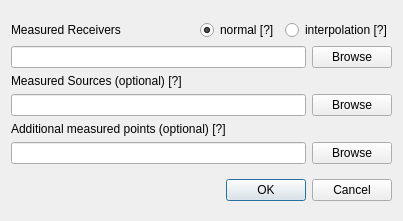
<?xml version="1.0" encoding="UTF-8"?>
<ui version="4.0">
 <class>generate_seisarray</class>
 <widget class="QDialog" name="generate_seisarray">
  <property name="geometry">
   <rect>
    <x>0</x>
    <y>0</y>
    <width>403</width>
    <height>221</height>
   </rect>
  </property>
  <property name="minimumSize">
   <size>
    <width>400</width>
    <height>220</height>
   </size>
  </property>
  <property name="windowTitle">
   <string>Generate new Seismic Array</string>
  </property>
  <property name="windowIcon">
   <iconset>
    <normaloff>../asp3d_icon.png</normaloff>../asp3d_icon.png</iconset>
  </property>
  <layout class="QVBoxLayout" name="verticalLayout_5">
   <item>
    <layout class="QVBoxLayout" name="verticalLayout">
     <item>
      <layout class="QVBoxLayout" name="verticalLayout_4">
       <item>
        <layout class="QHBoxLayout" name="horizontalLayout">
         <item>
          <widget class="QLabel" name="label_rec">
           <property name="sizePolicy">
            <sizepolicy hsizetype="Maximum" vsizetype="Fixed">
             <horstretch>0</horstretch>
             <verstretch>0</verstretch>
            </sizepolicy>
           </property>
           <property name="toolTip">
            <string/>
           </property>
           <property name="text">
            <string>Measured Receivers</string>
           </property>
          </widget>
         </item>
         <item>
          <spacer name="horizontalSpacer">
           <property name="orientation">
            <enum>Qt::Horizontal</enum>
           </property>
           <property name="sizeHint" stdset="0">
            <size>
             <width>40</width>
             <height>20</height>
            </size>
           </property>
          </spacer>
         </item>
         <item>
          <widget class="QRadioButton" name="radioButton_normal">
           <property name="toolTip">
            <string>&lt;!DOCTYPE HTML PUBLIC &quot;-//W3C//DTD HTML 4.0//EN&quot; &quot;http://www.w3.org/TR/REC-html40/strict.dtd&quot;&gt;
&lt;html&gt;&lt;head&gt;&lt;meta name=&quot;qrichtext&quot; content=&quot;1&quot; /&gt;&lt;style type=&quot;text/css&quot;&gt;
p, li { white-space: pre-wrap; }
&lt;/style&gt;&lt;/head&gt;&lt;body style=&quot; font-family:'Sans Serif'; font-size:9pt; font-weight:400; font-style:normal;&quot;&gt;
&lt;p style=&quot; margin-top:0px; margin-bottom:0px; margin-left:0px; margin-right:0px; -qt-block-indent:0; text-indent:0px;&quot;&gt;&lt;span style=&quot; font-family:'Sans'; font-size:10pt;&quot;&gt;Load &lt;/span&gt;&lt;span style=&quot; font-family:'Sans'; font-size:10pt; font-weight:600;&quot;&gt;normal &lt;/span&gt;&lt;span style=&quot; font-family:'Sans'; font-size:10pt;&quot;&gt;measured receiver input file. The input file must be in the following format:&lt;/span&gt;&lt;/p&gt;
&lt;p style=&quot;-qt-paragraph-type:empty; margin-top:0px; margin-bottom:0px; margin-left:0px; margin-right:0px; -qt-block-indent:0; text-indent:0px; font-family:'Sans'; font-size:10pt;&quot;&gt;&lt;br /&gt;&lt;/p&gt;
&lt;p style=&quot; margin-top:0px; margin-bottom:0px; margin-left:0px; margin-right:0px; -qt-block-indent:0; text-indent:0px;&quot;&gt;&lt;span style=&quot; font-family:'Sans'; font-size:10pt;&quot;&gt;Containing in each line, separated by spaces:&lt;/span&gt;&lt;/p&gt;
&lt;p style=&quot;-qt-paragraph-type:empty; margin-top:0px; margin-bottom:0px; margin-left:0px; margin-right:0px; -qt-block-indent:0; text-indent:0px; font-family:'Sans'; font-size:10pt;&quot;&gt;&lt;br /&gt;&lt;/p&gt;
&lt;p style=&quot; margin-top:0px; margin-bottom:0px; margin-left:0px; margin-right:0px; -qt-block-indent:0; text-indent:0px;&quot;&gt;&lt;span style=&quot; font-family:'Sans'; font-size:10pt;&quot;&gt;[trace ID (int)]  [X (float)]  [Y (float)]  [Z (float)] [burried(string; OPTIONAL)]&lt;/span&gt;&lt;/p&gt;
&lt;p style=&quot;-qt-paragraph-type:empty; margin-top:0px; margin-bottom:0px; margin-left:0px; margin-right:0px; -qt-block-indent:0; text-indent:0px; font-family:'Sans'; font-size:10pt;&quot;&gt;&lt;br /&gt;&lt;/p&gt;
&lt;p style=&quot; margin-top:0px; margin-bottom:0px; margin-left:0px; margin-right:0px; -qt-block-indent:0; text-indent:0px;&quot;&gt;&lt;span style=&quot; font-family:'Sans'; font-size:10pt; font-weight:600;&quot;&gt;For example:&lt;/span&gt;&lt;/p&gt;
&lt;p style=&quot; margin-top:0px; margin-bottom:0px; margin-left:0px; margin-right:0px; -qt-block-indent:0; text-indent:0px;&quot;&gt;&lt;span style=&quot; font-family:'Sans'; font-size:10pt;&quot;&gt;Geophone with the trace ID 50 and the coordinates (10.5 [m], 20.4 [m], 30.3 [m]).&lt;/span&gt;&lt;/p&gt;
&lt;p style=&quot;-qt-paragraph-type:empty; margin-top:0px; margin-bottom:0px; margin-left:0px; margin-right:0px; -qt-block-indent:0; text-indent:0px; font-family:'Sans'; font-size:10pt;&quot;&gt;&lt;br /&gt;&lt;/p&gt;
&lt;p style=&quot; margin-top:0px; margin-bottom:0px; margin-left:0px; margin-right:0px; -qt-block-indent:0; text-indent:0px;&quot;&gt;&lt;span style=&quot; font-family:'Sans'; font-size:10pt;&quot;&gt;50  10.5  20.4  30.3&lt;/span&gt;&lt;/p&gt;
&lt;p style=&quot;-qt-paragraph-type:empty; margin-top:0px; margin-bottom:0px; margin-left:0px; margin-right:0px; -qt-block-indent:0; text-indent:0px; font-family:'Sans'; font-size:10pt;&quot;&gt;&lt;br /&gt;&lt;/p&gt;
&lt;p style=&quot; margin-top:0px; margin-bottom:0px; margin-left:0px; margin-right:0px; -qt-block-indent:0; text-indent:0px;&quot;&gt;&lt;span style=&quot; font-family:'Sans'; font-size:10pt;&quot;&gt;Note: Burried status (set to: 'b' or 'B' for burried receivers) is optional, as it is only used for FMTOMO Forward calculation to generate top and bottom interfaces. If not set, every receiver (and source) will be treaded as being located on the surface and used for topopgraphy interpolation.&lt;/span&gt;&lt;/p&gt;&lt;/body&gt;&lt;/html&gt;</string>
           </property>
           <property name="text">
            <string>normal [?]</string>
           </property>
           <property name="checked">
            <bool>true</bool>
           </property>
          </widget>
         </item>
         <item>
          <widget class="QRadioButton" name="radioButton_interpolatable">
           <property name="toolTip">
            <string>&lt;!DOCTYPE HTML PUBLIC &quot;-//W3C//DTD HTML 4.0//EN&quot; &quot;http://www.w3.org/TR/REC-html40/strict.dtd&quot;&gt;
&lt;html&gt;&lt;head&gt;&lt;meta name=&quot;qrichtext&quot; content=&quot;1&quot; /&gt;&lt;style type=&quot;text/css&quot;&gt;
p, li { white-space: pre-wrap; }
&lt;/style&gt;&lt;/head&gt;&lt;body style=&quot; font-family:'Sans Serif'; font-size:9pt; font-weight:400; font-style:normal;&quot;&gt;
&lt;p style=&quot; margin-top:0px; margin-bottom:0px; margin-left:0px; margin-right:0px; -qt-block-indent:0; text-indent:0px;&quot;&gt;&lt;span style=&quot; font-family:'Sans'; font-size:10pt;&quot;&gt;Load&lt;/span&gt;&lt;span style=&quot; font-family:'Sans'; font-size:10pt; font-weight:600;&quot;&gt; &lt;/span&gt;&lt;span style=&quot; font-family:'Sans'; font-size:10pt;&quot;&gt;measured receiver input file that can be &lt;/span&gt;&lt;span style=&quot; font-family:'Sans'; font-size:10pt; font-weight:600;&quot;&gt;interpolated&lt;/span&gt;&lt;span style=&quot; font-family:'Sans'; font-size:10pt;&quot;&gt;. The input file must be in the following format:&lt;/span&gt;&lt;/p&gt;
&lt;p style=&quot;-qt-paragraph-type:empty; margin-top:0px; margin-bottom:0px; margin-left:0px; margin-right:0px; -qt-block-indent:0; text-indent:0px; font-family:'Sans'; font-size:10pt;&quot;&gt;&lt;br /&gt;&lt;/p&gt;
&lt;p style=&quot; margin-top:0px; margin-bottom:0px; margin-left:0px; margin-right:0px; -qt-block-indent:0; text-indent:0px;&quot;&gt;&lt;span style=&quot; font-family:'Sans'; font-size:10pt;&quot;&gt;Containing in each line, separated by spaces:&lt;/span&gt;&lt;/p&gt;
&lt;p style=&quot;-qt-paragraph-type:empty; margin-top:0px; margin-bottom:0px; margin-left:0px; margin-right:0px; -qt-block-indent:0; text-indent:0px; font-family:'Sans'; font-size:10pt;&quot;&gt;&lt;br /&gt;&lt;/p&gt;
&lt;p style=&quot; margin-top:0px; margin-bottom:0px; margin-left:0px; margin-right:0px; -qt-block-indent:0; text-indent:0px;&quot;&gt;&lt;span style=&quot; font-family:'Sans'; font-size:10pt;&quot;&gt;[trace ID (int)] [receiver line ID (int)] [number of the geophone on receiver line (int)]  [X (float)]  [Y (float)]  [Z (float)] [burried(string; OPTIONAL)]&lt;/span&gt;&lt;/p&gt;
&lt;p style=&quot;-qt-paragraph-type:empty; margin-top:0px; margin-bottom:0px; margin-left:0px; margin-right:0px; -qt-block-indent:0; text-indent:0px; font-family:'Sans'; font-size:10pt;&quot;&gt;&lt;br /&gt;&lt;/p&gt;
&lt;p style=&quot; margin-top:0px; margin-bottom:0px; margin-left:0px; margin-right:0px; -qt-block-indent:0; text-indent:0px;&quot;&gt;&lt;span style=&quot; font-family:'Sans'; font-size:10pt; font-weight:600;&quot;&gt;For example:&lt;/span&gt;&lt;/p&gt;
&lt;p style=&quot; margin-top:0px; margin-bottom:0px; margin-left:0px; margin-right:0px; -qt-block-indent:0; text-indent:0px;&quot;&gt;&lt;span style=&quot; font-family:'Sans'; font-size:10pt;&quot;&gt;Third geophone on the second receiver line with the trace ID 50 and the coordinates (10.5 [m], 20.4 [m], 30.3 [m]).&lt;/span&gt;&lt;/p&gt;
&lt;p style=&quot;-qt-paragraph-type:empty; margin-top:0px; margin-bottom:0px; margin-left:0px; margin-right:0px; -qt-block-indent:0; text-indent:0px; font-family:'Sans'; font-size:10pt;&quot;&gt;&lt;br /&gt;&lt;/p&gt;
&lt;p style=&quot; margin-top:0px; margin-bottom:0px; margin-left:0px; margin-right:0px; -qt-block-indent:0; text-indent:0px;&quot;&gt;&lt;span style=&quot; font-family:'Sans'; font-size:10pt;&quot;&gt;50  2  3  10.5  20.4  30.3&lt;/span&gt;&lt;/p&gt;
&lt;p style=&quot;-qt-paragraph-type:empty; margin-top:0px; margin-bottom:0px; margin-left:0px; margin-right:0px; -qt-block-indent:0; text-indent:0px; font-family:'Sans'; font-size:10pt;&quot;&gt;&lt;br /&gt;&lt;/p&gt;
&lt;p style=&quot; margin-top:0px; margin-bottom:0px; margin-left:0px; margin-right:0px; -qt-block-indent:0; text-indent:0px;&quot;&gt;&lt;span style=&quot; font-family:'Sans'; font-size:10pt;&quot;&gt;Note: Burried status (set to: 'b' or 'B' for burried receivers) is optional, as it is only used for FMTOMO Forward calculation to generate top and bottom interfaces. If not set, every receiver (and source) will be treaded as being located on the surface and used for topopgraphy interpolation.&lt;/span&gt;&lt;/p&gt;&lt;/body&gt;&lt;/html&gt;</string>
           </property>
           <property name="text">
            <string>interpolation [?]</string>
           </property>
          </widget>
         </item>
        </layout>
       </item>
       <item>
        <layout class="QHBoxLayout" name="horizontalLayout_4">
         <item>
          <widget class="QLineEdit" name="lineEdit_rec"/>
         </item>
         <item>
          <widget class="QPushButton" name="pushButton_rec">
           <property name="text">
            <string>Browse</string>
           </property>
          </widget>
         </item>
        </layout>
       </item>
      </layout>
     </item>
     <item>
      <layout class="QVBoxLayout" name="verticalLayout_2">
       <item>
        <widget class="QLabel" name="label_src">
         <property name="sizePolicy">
          <sizepolicy hsizetype="Preferred" vsizetype="Fixed">
           <horstretch>0</horstretch>
           <verstretch>0</verstretch>
          </sizepolicy>
         </property>
         <property name="toolTip">
          <string>&lt;!DOCTYPE HTML PUBLIC &quot;-//W3C//DTD HTML 4.0//EN&quot; &quot;http://www.w3.org/TR/REC-html40/strict.dtd&quot;&gt;
&lt;html&gt;&lt;head&gt;&lt;meta name=&quot;qrichtext&quot; content=&quot;1&quot; /&gt;&lt;style type=&quot;text/css&quot;&gt;
p, li { white-space: pre-wrap; }
&lt;/style&gt;&lt;/head&gt;&lt;body style=&quot; font-family:'Sans Serif'; font-size:9pt; font-weight:400; font-style:normal;&quot;&gt;
&lt;p style=&quot; margin-top:0px; margin-bottom:0px; margin-left:0px; margin-right:0px; -qt-block-indent:0; text-indent:0px;&quot;&gt;&lt;span style=&quot; font-family:'Sans'; font-size:10pt;&quot;&gt;Load measured sources input file to improve interpolation precision. The input file must be in the following format:&lt;/span&gt;&lt;/p&gt;
&lt;p style=&quot;-qt-paragraph-type:empty; margin-top:0px; margin-bottom:0px; margin-left:0px; margin-right:0px; -qt-block-indent:0; text-indent:0px; font-family:'Sans'; font-size:10pt;&quot;&gt;&lt;br /&gt;&lt;/p&gt;
&lt;p style=&quot; margin-top:0px; margin-bottom:0px; margin-left:0px; margin-right:0px; -qt-block-indent:0; text-indent:0px;&quot;&gt;&lt;span style=&quot; font-family:'Sans'; font-size:10pt;&quot;&gt;Containing in each line, separated by spaces:&lt;/span&gt;&lt;/p&gt;
&lt;p style=&quot;-qt-paragraph-type:empty; margin-top:0px; margin-bottom:0px; margin-left:0px; margin-right:0px; -qt-block-indent:0; text-indent:0px; font-family:'Sans'; font-size:10pt;&quot;&gt;&lt;br /&gt;&lt;/p&gt;
&lt;p style=&quot; margin-top:0px; margin-bottom:0px; margin-left:0px; margin-right:0px; -qt-block-indent:0; text-indent:0px;&quot;&gt;&lt;span style=&quot; font-family:'Sans'; font-size:10pt;&quot;&gt;[source ID (int)] [X (float)]  [Y (float)]  [Z (float)] [burried(string; OPTIONAL)]&lt;/span&gt;&lt;/p&gt;
&lt;p style=&quot;-qt-paragraph-type:empty; margin-top:0px; margin-bottom:0px; margin-left:0px; margin-right:0px; -qt-block-indent:0; text-indent:0px; font-family:'Sans'; font-size:10pt;&quot;&gt;&lt;br /&gt;&lt;/p&gt;
&lt;p style=&quot; margin-top:0px; margin-bottom:0px; margin-left:0px; margin-right:0px; -qt-block-indent:0; text-indent:0px;&quot;&gt;&lt;span style=&quot; font-family:'Sans'; font-size:10pt; font-weight:600;&quot;&gt;For example:&lt;/span&gt;&lt;/p&gt;
&lt;p style=&quot; margin-top:0px; margin-bottom:0px; margin-left:0px; margin-right:0px; -qt-block-indent:0; text-indent:0px;&quot;&gt;&lt;span style=&quot; font-family:'Sans'; font-size:10pt;&quot;&gt;Shot number 100 with the coordinates (12.3 [m], 100.5 [m], 20.3 [m]).&lt;/span&gt;&lt;/p&gt;
&lt;p style=&quot;-qt-paragraph-type:empty; margin-top:0px; margin-bottom:0px; margin-left:0px; margin-right:0px; -qt-block-indent:0; text-indent:0px; font-family:'Sans'; font-size:10pt;&quot;&gt;&lt;br /&gt;&lt;/p&gt;
&lt;p style=&quot; margin-top:0px; margin-bottom:0px; margin-left:0px; margin-right:0px; -qt-block-indent:0; text-indent:0px;&quot;&gt;&lt;span style=&quot; font-family:'Sans'; font-size:10pt;&quot;&gt;100  12.3  100.5  20.3&lt;/span&gt;&lt;/p&gt;
&lt;p style=&quot;-qt-paragraph-type:empty; margin-top:0px; margin-bottom:0px; margin-left:0px; margin-right:0px; -qt-block-indent:0; text-indent:0px; font-family:'Sans'; font-size:10pt;&quot;&gt;&lt;br /&gt;&lt;/p&gt;
&lt;p style=&quot; margin-top:0px; margin-bottom:0px; margin-left:0px; margin-right:0px; -qt-block-indent:0; text-indent:0px;&quot;&gt;&lt;span style=&quot; font-family:'Sans'; font-size:10pt;&quot;&gt;Note: Burried status (set to: 'b' or 'B' for burried sources) is optional, as it is only used for FMTOMO Forward calculation to generate top and bottom interfaces. If not set, every source (and receiver) will be treaded as being located on the surface and used for topopgraphy interpolation.&lt;/span&gt;&lt;/p&gt;&lt;/body&gt;&lt;/html&gt;</string>
         </property>
         <property name="text">
          <string>Measured Sources (optional) [?]</string>
         </property>
        </widget>
       </item>
       <item>
        <layout class="QHBoxLayout" name="horizontalLayout_5">
         <item>
          <widget class="QLineEdit" name="lineEdit_src"/>
         </item>
         <item>
          <widget class="QPushButton" name="pushButton_src">
           <property name="text">
            <string>Browse</string>
           </property>
          </widget>
         </item>
        </layout>
       </item>
      </layout>
     </item>
     <item>
      <layout class="QVBoxLayout" name="verticalLayout_3">
       <item>
        <widget class="QLabel" name="label_obs">
         <property name="sizePolicy">
          <sizepolicy hsizetype="Preferred" vsizetype="Fixed">
           <horstretch>0</horstretch>
           <verstretch>0</verstretch>
          </sizepolicy>
         </property>
         <property name="toolTip">
          <string>&lt;!DOCTYPE HTML PUBLIC &quot;-//W3C//DTD HTML 4.0//EN&quot; &quot;http://www.w3.org/TR/REC-html40/strict.dtd&quot;&gt;
&lt;html&gt;&lt;head&gt;&lt;meta name=&quot;qrichtext&quot; content=&quot;1&quot; /&gt;&lt;style type=&quot;text/css&quot;&gt;
p, li { white-space: pre-wrap; }
&lt;/style&gt;&lt;/head&gt;&lt;body style=&quot; font-family:'Sans'; font-size:10pt; font-weight:400; font-style:normal;&quot;&gt;
&lt;p style=&quot; margin-top:0px; margin-bottom:0px; margin-left:0px; margin-right:0px; -qt-block-indent:0; text-indent:0px;&quot;&gt;Load measured points input file to improve interpolation precision. The input file must be in the following format:&lt;/p&gt;
&lt;p style=&quot;-qt-paragraph-type:empty; margin-top:0px; margin-bottom:0px; margin-left:0px; margin-right:0px; -qt-block-indent:0; text-indent:0px;&quot;&gt;&lt;/p&gt;
&lt;p style=&quot; margin-top:0px; margin-bottom:0px; margin-left:0px; margin-right:0px; -qt-block-indent:0; text-indent:0px;&quot;&gt;Containing in each line, separated by spaces:&lt;/p&gt;
&lt;p style=&quot;-qt-paragraph-type:empty; margin-top:0px; margin-bottom:0px; margin-left:0px; margin-right:0px; -qt-block-indent:0; text-indent:0px;&quot;&gt;&lt;/p&gt;
&lt;p style=&quot; margin-top:0px; margin-bottom:0px; margin-left:0px; margin-right:0px; -qt-block-indent:0; text-indent:0px;&quot;&gt;[point ID (int)] [X (float)]  [Y (float)]  [Z (float)]&lt;/p&gt;
&lt;p style=&quot;-qt-paragraph-type:empty; margin-top:0px; margin-bottom:0px; margin-left:0px; margin-right:0px; -qt-block-indent:0; text-indent:0px;&quot;&gt;&lt;/p&gt;
&lt;p style=&quot; margin-top:0px; margin-bottom:0px; margin-left:0px; margin-right:0px; -qt-block-indent:0; text-indent:0px;&quot;&gt;&lt;span style=&quot; font-weight:600;&quot;&gt;For example:&lt;/span&gt;&lt;/p&gt;
&lt;p style=&quot; margin-top:0px; margin-bottom:0px; margin-left:0px; margin-right:0px; -qt-block-indent:0; text-indent:0px;&quot;&gt;Point number 100 with the coordinates (12.3 [m], 100.5 [m], 20.3 [m]).&lt;/p&gt;
&lt;p style=&quot;-qt-paragraph-type:empty; margin-top:0px; margin-bottom:0px; margin-left:0px; margin-right:0px; -qt-block-indent:0; text-indent:0px;&quot;&gt;&lt;/p&gt;
&lt;p style=&quot; margin-top:0px; margin-bottom:0px; margin-left:0px; margin-right:0px; -qt-block-indent:0; text-indent:0px;&quot;&gt;100  12.3  100.5  20.3&lt;/p&gt;&lt;/body&gt;&lt;/html&gt;</string>
         </property>
         <property name="text">
          <string>Additional measured points (optional) [?]</string>
         </property>
        </widget>
       </item>
       <item>
        <layout class="QHBoxLayout" name="horizontalLayout_6">
         <item>
          <widget class="QLineEdit" name="lineEdit_pts"/>
         </item>
         <item>
          <widget class="QPushButton" name="pushButton_obs">
           <property name="text">
            <string>Browse</string>
           </property>
          </widget>
         </item>
        </layout>
       </item>
      </layout>
     </item>
    </layout>
   </item>
   <item>
    <widget class="QDialogButtonBox" name="buttonBox">
     <property name="orientation">
      <enum>Qt::Horizontal</enum>
     </property>
     <property name="standardButtons">
      <set>QDialogButtonBox::Cancel|QDialogButtonBox::Ok</set>
     </property>
    </widget>
   </item>
  </layout>
 </widget>
 <resources/>
 <connections>
  <connection>
   <sender>buttonBox</sender>
   <signal>rejected()</signal>
   <receiver>generate_seisarray</receiver>
   <slot>reject()</slot>
   <hints>
    <hint type="sourcelabel">
     <x>316</x>
     <y>260</y>
    </hint>
    <hint type="destinationlabel">
     <x>286</x>
     <y>274</y>
    </hint>
   </hints>
  </connection>
  <connection>
   <sender>buttonBox</sender>
   <signal>accepted()</signal>
   <receiver>generate_seisarray</receiver>
   <slot>accept()</slot>
   <hints>
    <hint type="sourcelabel">
     <x>248</x>
     <y>254</y>
    </hint>
    <hint type="destinationlabel">
     <x>157</x>
     <y>274</y>
    </hint>
   </hints>
  </connection>
 </connections>
</ui>
